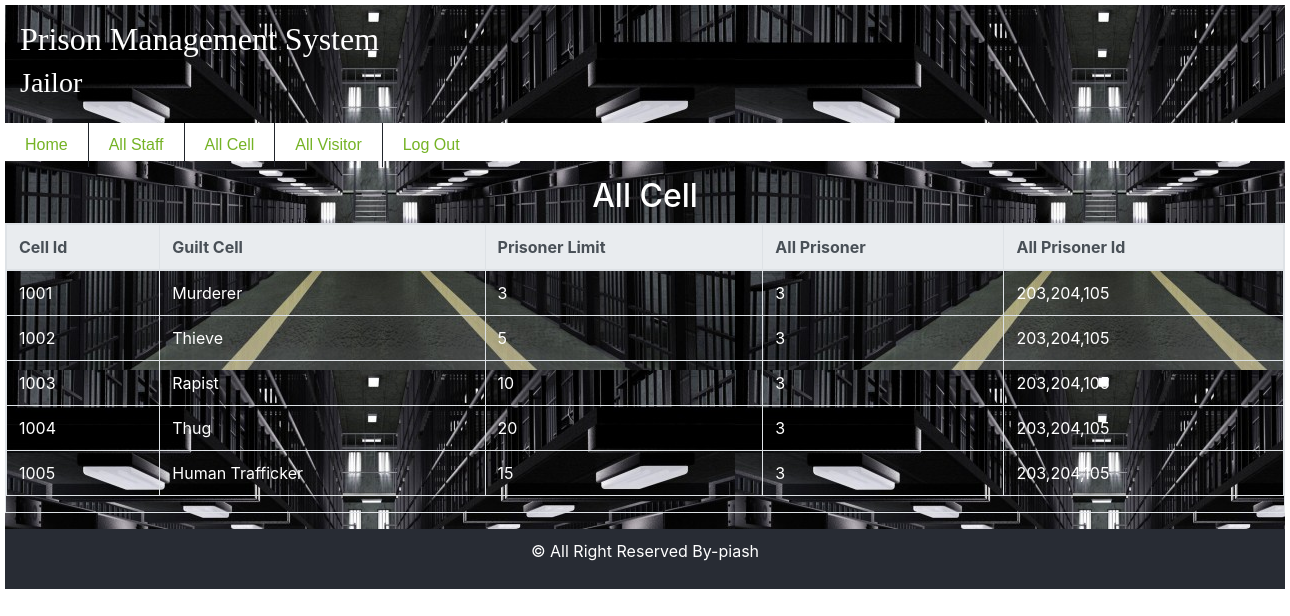
/views/jailor_All_Cell.php, run on the app's committed database.
### tables this page shows
CREATE TABLE `cell` (
  `cellId` int(50) NOT NULL,
  `guiltCell` varchar(200) NOT NULL,
  `allPrisoner` int(10) NOT NULL,
  `prisonerLimit` int(10) NOT NULL,
  `allPrisonerId` varchar(150) NOT NULL
);

### models/database.php (called while the page is built, shortened)
<?php
	 $serverName="localhost";
	 $userName="root";
	 $password="";
	 $dbName="bdprison.org";
	function get($query)
	{
        $data=array();
		global $serverName,$userName,$password,$dbName;
		$conn = mysqli_connect( $serverName, $userName, $password, $dbName);
        $result=mysqli_query($conn,$query);
        if(mysqli_num_rows($result) > 0)
        {
            while($row = mysqli_fetch_assoc($result))
            {
                $entity=array();
                foreach($row as $k=>$v)
                {
                    $entity[$k] = $row[$k];
                }
                $data[] = $entity;
            }
        }
		return $data;
	}
?>

### contollers/CellStaffContoller.php (called while the page is built, shortened)
<?php
require_once '../models/database.php';
function getAllCell()
{
  $query ="SELECT * FROM cell";
  $AllCell = get($query);
  return $AllCell;
}
  ?>

### views/jailor_All_Cell.php (the view, shortened to what this page needs)
<body>
  <?php include 'jailor_Header_Manu.php';?>
  <form class="AllCellForm" action="" method="">
    <div class="" style="color:white">
        <h2 class="mx-auto mt-3" style="width:200px"> All Cell </h2>
    </div>
  <div class="table table-bordered" class="table-responsive-xl">
    <table class="table">
       <thead class="thead-light">
      <tr>
        <th scope="col" >Cell Id</th>
        <th scope="col">Guilt Cell</th>
        <th >Prisoner Limit</th>
        <th>All Prisoner</th>
        <th>All Prisoner Id</th>
      </tr>
       </thead>
      <?php
      require_once '../contollers/CellStaffContoller.php';
      $AllCell=getAllCell();
        foreach ($AllCell as $cell) {
            echo "<tr>";
              echo "<td>".$cell["cellId"]."</td>";
              echo "<td>".$cell["guiltCell"]."</td>";
              echo "<td>".$cell["prisonerLimit"]."</td>";
              echo "<td>".$cell["allPrisoner"]."</td>";
              echo "<td>".$cell["allPrisonerId"]."</td>";
            echo "<tr>";
        }
       ?>
    </table>
  </div>
  </form>
    <?php include 'jailor_footer.php'  ?>

### views/jailor_Header_Manu.php (shortened to what this page needs)
<!DOCTYPE html>
<html lang="en" dir="ltr">
  <head>
    <link rel="stylesheet" href="styles/jailor.css">
    <link rel="stylesheet" href="styles/bootstrap.min.css">
  </head>
  <body>
   <div id="wrapper">
      <header >
        <div id="header">
          <h2>Prison Management System</h2>
          <h3>Jailor</h3>
        </div>
      </header>
      <nav>
        <div id="nav">
          <ul>
            <li><a href="http://localhost/bdprison.org/views/Jailor.php">Home</a></li>
            <li><a href="jailor_All_Staff.php">All Staff </a></li>
            <li><a href="jailor_All_Cell.php">All Cell</a></li>
            <li><a href="jailor_All_Visitor.php">All Visitor</a></li>
            <li><a href="http://localhost/bdprison.org">Log Out</a></li>
          </ul>
        </div>
      </nav>

### views/jailor_footer.php (shortened to what this page needs)
<footer>
  <div class="footer">
    <p>&copy; All Right Reserved By-piash</p>
  </div>
</footer>
</div>
</body>
</html>

### views/styles/jailor.css (style rules this page uses)
#wrapper { background-image: url("prison.jpg"); }
* { margin: 0; padding: 0; }
body { background-color:#FFFFFF; }
#wrapper { width:1280px; margin:5px auto; }
#header { padding: 15px; }
#header h2 { color:#FEFEFE; font-family:georgia; }
#header h3 { color:white; font-family:georgia; }
#nav ul { background-color: #FFFFFF; list-style-type: none; height: 38px }
#nav ul li { float: left; border-right: 1px solid #21252B; }
#nav ul li:last-child { border: none; }
#nav ul li a { color: #75B325; text-decoration:none ; display: block; padding: 10px 20px; font-family:arial; fo }
.AllVisitorTable, th, td { border: 2px solid white; border-collapse: collapse; color: white; }
.AllVisitorTable, th, td { padding: 15px; text-align: left; }
.AllCellForm h2 { text-align: center; }
.AllCellTable,th, td { border: 1px solid black; border-collapse: collapse; }
.footer { background-color: #282C34; padding: 10px; text-align: center; }
.footer p { color: #FFFFFF; }

### data on the page
cell: cellId "1001", guiltCell "Murderer", prisonerLimit "3", allPrisoner "3", allPrisonerId "203,204,105"
cell: cellId "1002", guiltCell "Thieve", prisonerLimit "5", allPrisoner "3", allPrisonerId "203,204,105"
cell: cellId "1003", guiltCell "Rapist", prisonerLimit "10", allPrisoner "3", allPrisonerId "203,204,105"
cell: cellId "1004", guiltCell "Thug", prisonerLimit "20", allPrisoner "3", allPrisonerId "203,204,105"
cell: cellId "1005", guiltCell "Human Trafficker", prisonerLimit "15", allPrisoner "3", allPrisonerId "203,204,105"
